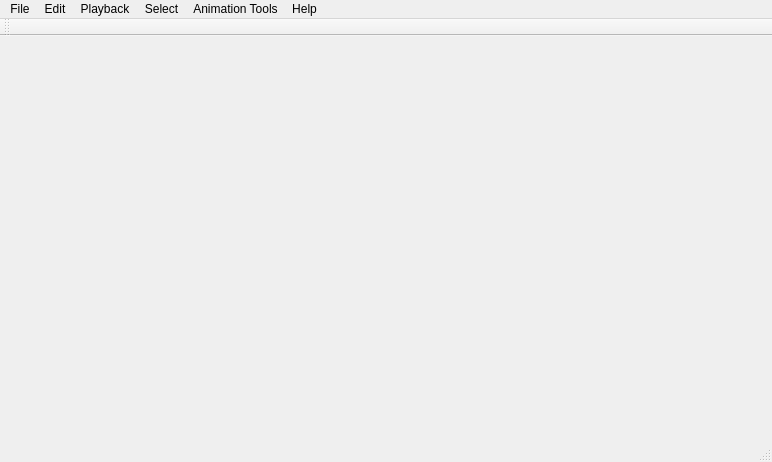
<?xml version="1.0" encoding="UTF-8"?>
<ui version="4.0">
 <class>MainWindow</class>
 <widget class="QMainWindow" name="MainWindow">
  <property name="geometry">
   <rect>
    <x>0</x>
    <y>0</y>
    <width>772</width>
    <height>462</height>
   </rect>
  </property>
  <property name="windowTitle">
   <string>MainWindow</string>
  </property>
  <widget class="QWidget" name="centralWidget"/>
  <widget class="QMenuBar" name="menuBar">
   <property name="geometry">
    <rect>
     <x>0</x>
     <y>0</y>
     <width>772</width>
     <height>21</height>
    </rect>
   </property>
   <widget class="QMenu" name="menuFile">
    <property name="title">
     <string>File</string>
    </property>
    <addaction name="actionNew"/>
    <addaction name="actionOpen"/>
    <addaction name="separator"/>
    <addaction name="actionSave"/>
    <addaction name="actionSave_As"/>
    <addaction name="separator"/>
    <addaction name="actionExport"/>
    <addaction name="actionClose"/>
    <addaction name="separator"/>
    <addaction name="actionExit"/>
   </widget>
   <widget class="QMenu" name="menuEdit">
    <property name="title">
     <string>Edit</string>
    </property>
    <widget class="QMenu" name="menuInsert">
     <property name="title">
      <string>Insert</string>
     </property>
     <addaction name="actionBefore"/>
     <addaction name="actionAfter"/>
    </widget>
    <addaction name="actionCut"/>
    <addaction name="actionCopy"/>
    <addaction name="actionPaist"/>
    <addaction name="separator"/>
    <addaction name="menuInsert"/>
    <addaction name="actionDelete"/>
    <addaction name="separator"/>
    <addaction name="actionClear_Frame"/>
    <addaction name="separator"/>
    <addaction name="actionUndo"/>
    <addaction name="actionRedo"/>
   </widget>
   <widget class="QMenu" name="menuPlayback">
    <property name="title">
     <string>Playback</string>
    </property>
    <widget class="QMenu" name="menuMove_Forward">
     <property name="title">
      <string>Move Forward</string>
     </property>
     <addaction name="action15_Sec"/>
     <addaction name="action30_Sec"/>
     <addaction name="action45_Sec"/>
    </widget>
    <widget class="QMenu" name="menuMove_Backward">
     <property name="title">
      <string>Move Backward</string>
     </property>
     <addaction name="action15_Sec_2"/>
     <addaction name="action30_Sec_2"/>
     <addaction name="action45_Sec_2"/>
    </widget>
    <addaction name="actionFrom_Beginning"/>
    <addaction name="actionFrom_Current"/>
    <addaction name="separator"/>
    <addaction name="actionPause"/>
    <addaction name="actionStop"/>
    <addaction name="separator"/>
    <addaction name="menuMove_Forward"/>
    <addaction name="menuMove_Backward"/>
    <addaction name="separator"/>
    <addaction name="actionPreview_Mode"/>
   </widget>
   <widget class="QMenu" name="menuSelect">
    <property name="title">
     <string>Select</string>
    </property>
    <addaction name="actionRow"/>
    <addaction name="actionColumn"/>
    <addaction name="actionAll"/>
    <addaction name="separator"/>
    <addaction name="actionInvert"/>
    <addaction name="separator"/>
    <addaction name="actionDeselect"/>
   </widget>
   <widget class="QMenu" name="menuAnimation_Tools">
    <property name="title">
     <string>Animation Tools</string>
    </property>
    <widget class="QMenu" name="menuInsert_Shape">
     <property name="title">
      <string>Insert Shape</string>
     </property>
     <addaction name="actionSquare"/>
     <addaction name="actionCircle"/>
     <addaction name="actionTriangle"/>
     <addaction name="actionLine"/>
     <addaction name="actionWave"/>
    </widget>
    <addaction name="menuInsert_Shape"/>
   </widget>
   <widget class="QMenu" name="menuHelp">
    <property name="title">
     <string>Help</string>
    </property>
    <addaction name="actionDocumentation"/>
    <addaction name="actionAbout"/>
   </widget>
   <addaction name="menuFile"/>
   <addaction name="menuEdit"/>
   <addaction name="menuPlayback"/>
   <addaction name="menuSelect"/>
   <addaction name="menuAnimation_Tools"/>
   <addaction name="menuHelp"/>
  </widget>
  <widget class="QToolBar" name="mainToolBar">
   <attribute name="toolBarArea">
    <enum>TopToolBarArea</enum>
   </attribute>
   <attribute name="toolBarBreak">
    <bool>false</bool>
   </attribute>
  </widget>
  <widget class="QStatusBar" name="statusBar"/>
  <action name="actionNew">
   <property name="text">
    <string>New</string>
   </property>
  </action>
  <action name="actionOpen">
   <property name="text">
    <string>Open</string>
   </property>
  </action>
  <action name="actionSave">
   <property name="text">
    <string>Save</string>
   </property>
  </action>
  <action name="actionSave_As">
   <property name="text">
    <string>Save As</string>
   </property>
  </action>
  <action name="actionExport">
   <property name="text">
    <string>Export</string>
   </property>
  </action>
  <action name="actionClose">
   <property name="text">
    <string>Close</string>
   </property>
  </action>
  <action name="actionExit">
   <property name="text">
    <string>Exit</string>
   </property>
  </action>
  <action name="actionCut">
   <property name="text">
    <string>Cut</string>
   </property>
  </action>
  <action name="actionCopy">
   <property name="text">
    <string>Copy</string>
   </property>
  </action>
  <action name="actionPaist">
   <property name="text">
    <string>Paist</string>
   </property>
  </action>
  <action name="actionBefore">
   <property name="text">
    <string>Before</string>
   </property>
  </action>
  <action name="actionAfter">
   <property name="text">
    <string>After</string>
   </property>
  </action>
  <action name="actionDelete">
   <property name="text">
    <string>Delete</string>
   </property>
  </action>
  <action name="actionClear_Frame">
   <property name="text">
    <string>Clear Frame</string>
   </property>
  </action>
  <action name="actionUndo">
   <property name="text">
    <string>Undo</string>
   </property>
  </action>
  <action name="actionRedo">
   <property name="text">
    <string>Redo</string>
   </property>
  </action>
  <action name="actionFrom_Beginning">
   <property name="text">
    <string>From Beginning</string>
   </property>
  </action>
  <action name="actionFrom_Current">
   <property name="text">
    <string>From Current</string>
   </property>
  </action>
  <action name="actionPause">
   <property name="text">
    <string>Pause</string>
   </property>
  </action>
  <action name="actionStop">
   <property name="text">
    <string>Stop</string>
   </property>
  </action>
  <action name="action15_Sec">
   <property name="text">
    <string>15 Sec</string>
   </property>
  </action>
  <action name="action30_Sec">
   <property name="text">
    <string>30 Sec</string>
   </property>
  </action>
  <action name="action45_Sec">
   <property name="text">
    <string>45 Sec</string>
   </property>
  </action>
  <action name="action15_Sec_2">
   <property name="text">
    <string>15 Sec</string>
   </property>
  </action>
  <action name="action30_Sec_2">
   <property name="text">
    <string>30 Sec</string>
   </property>
  </action>
  <action name="action45_Sec_2">
   <property name="text">
    <string>45 Sec</string>
   </property>
  </action>
  <action name="actionPreview_Mode">
   <property name="text">
    <string>Preview Mode</string>
   </property>
  </action>
  <action name="actionRow">
   <property name="text">
    <string>Row</string>
   </property>
  </action>
  <action name="actionColumn">
   <property name="text">
    <string>Column</string>
   </property>
  </action>
  <action name="actionAll">
   <property name="text">
    <string>All</string>
   </property>
  </action>
  <action name="actionInvert">
   <property name="text">
    <string>Invert</string>
   </property>
  </action>
  <action name="actionDeselect">
   <property name="text">
    <string>Deselect</string>
   </property>
  </action>
  <action name="actionSquare">
   <property name="text">
    <string>Square</string>
   </property>
  </action>
  <action name="actionCircle">
   <property name="text">
    <string>Circle</string>
   </property>
  </action>
  <action name="actionTriangle">
   <property name="text">
    <string>Triangle</string>
   </property>
  </action>
  <action name="actionLine">
   <property name="text">
    <string>Line</string>
   </property>
  </action>
  <action name="actionWave">
   <property name="text">
    <string>Wave</string>
   </property>
  </action>
  <action name="actionDocumentation">
   <property name="text">
    <string>Documentation</string>
   </property>
  </action>
  <action name="actionAbout">
   <property name="text">
    <string>About</string>
   </property>
  </action>
 </widget>
 <layoutdefault spacing="6" margin="11"/>
 <resources/>
 <connections/>
</ui>
